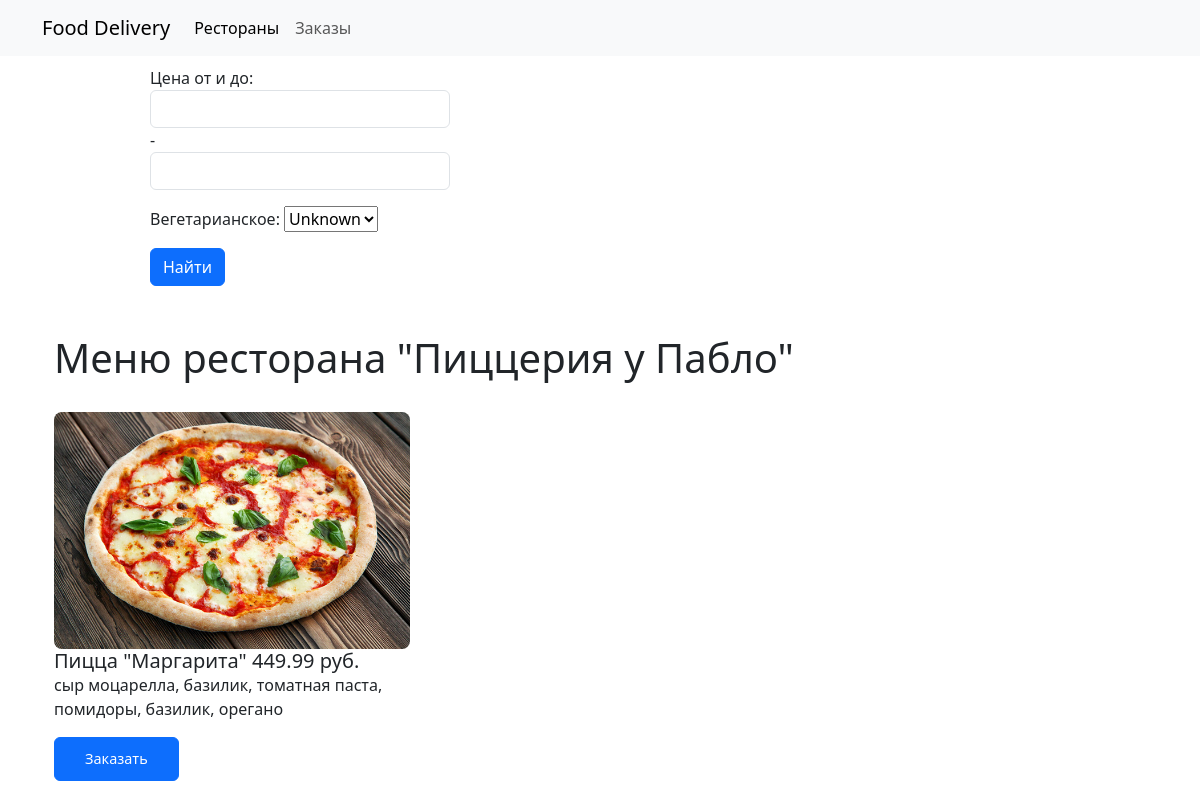
Page /delivery/rests/menu_3 on the earlier database version.
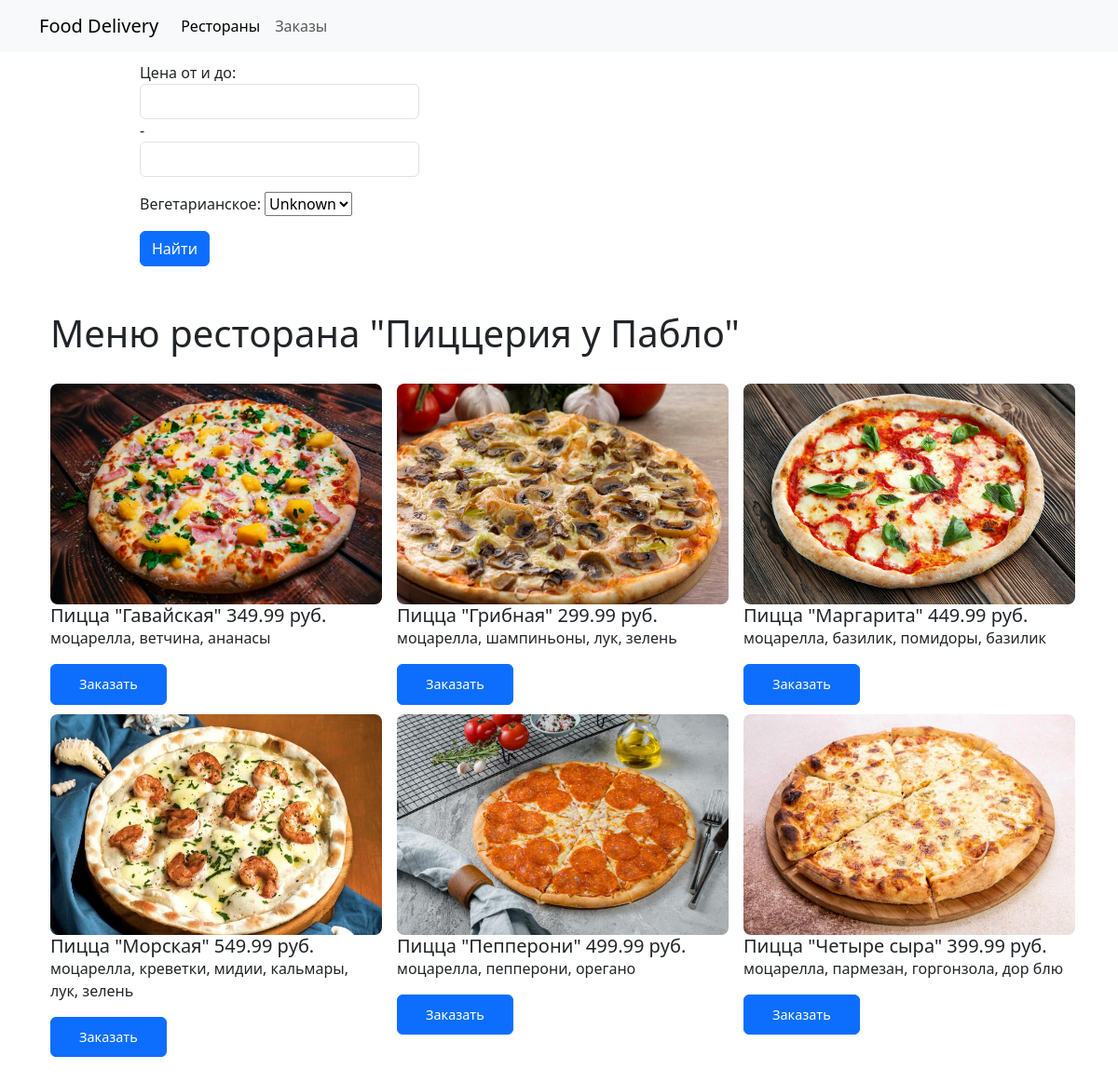
Same page on the later database version.
### food_delivery/models.py (models this page shows, shortened)
class Restaurant(models.Model):
    id_rest = models.AutoField(auto_created=True, primary_key=True, verbose_name='id ресторана')
    name = models.CharField(max_length=80,verbose_name='название ресторана')
    address = models.CharField(max_length=100,verbose_name='адрес ресторана')
    photo_rest = models.ImageField(null = True, blank = True, upload_to=rest_photo_directory_path, verbose_name='фото ресторана')
    id_warehouse = models.OneToOneField(
        Warehouse,
        verbose_name='склад',
        related_name='restaurant',
        null=True,
        blank=True,
        on_delete=models.SET_NULL
    )
    class Meta:
        verbose_name = 'Ресторан'
        verbose_name_plural = 'Рестораны'
        ordering = ['name']

class Menu(models.Model):
    id_dish = models.AutoField(auto_created = True, primary_key = True,verbose_name = 'id блюда')
    name = models.CharField(max_length=90,verbose_name='название блюда')
    category = models.CharField(max_length=40,verbose_name='категория', choices=category_dishes)
    composition  = models.TextField(verbose_name='состав блюда')
    price = models.DecimalField(max_digits=7,decimal_places=2,verbose_name='цена блюда',null=True)
    preview = models.ImageField(null = True, blank = True,upload_to=menu_preview_directory_path,verbose_name='фото блюда')
    id_rest = models.ForeignKey(
        Restaurant,
        verbose_name='ресторан',
        related_name='menu',
        null=True,
        blank=True,
        on_delete=models.SET_NULL
    )
    class Meta:
        verbose_name = 'Меню'
        verbose_name_plural = 'Меню'
        ordering = ['name']

### food_delivery/views.py (the view)
# urls.py: path('rests/menu_<int:pk>',RestaurantMenu.as_view(), name = 'rest_menu'),
class RestaurantMenu(DetailView):
    template_name = 'food_delivery/menu_list.html'
    model = Restaurant
    context_object_name = 'rest'
    def get_context_data(self, **kwargs):
        context_data = super(RestaurantMenu, self).get_context_data()
        rest_pk = self.kwargs.get('pk', None)
        f = MenuFilter(self.request.GET, queryset=food_delivery.models.Menu.objects.filter(id_rest=rest_pk))
        context_data['filter'] = f
        return context_data

### food_delivery/templates/food_delivery/menu_list.html (shortened to what this page needs)
{% extends 'base.html' %}
{% block sidebar %}
<div class="col-md-3" style="margin-top: 10px; margin-left: 150px;">
    <div class="card-body">
        <form method="get">
            {{ filter.form.as_p }}
            <button class="btn btn-primary" type="submit">Найти</button>
        </form>
    </div>
</div>
{% endblock %}
{% block body %}
<div class="container nt-5 mb-5">
    <div class="container nt-5 mt-5">
        <h1 style="margin-bottom: 30px;">Меню ресторана "{{rest.name}}"</h1>
        <div class="row">
            {% for dish in filter.qs %}
                <div class="col-md-4 nt-4" style="margin-bottom: 10px">
                    <div class="card-img-container">
                        {% if dish.preview %}
                            <img src="{{dish.preview.url}}" class="rounded-3" width="356px" height="237px"/>
                        {% endif %}
                    </div>
                    <div class="card-body " >
                        <h5 class="card-title">{{dish.name}}        {{dish.price}} руб.</h5>
                        <p class="card-text">{{dish.composition}}</p>
                        <form action="{% url 'food_delivery:create_order' rest.pk %}">
                            <button class="btn btn-primary" style="padding: 10px 30px; font-size: 0.9rem;"
                            >Заказать</button>
                        </form>
                    </div>
                </div>
            {% endfor %}
        </div>
    </div>
</div>
{% endblock %}

### food_delivery/templates/base.html (shortened to what this page needs)
<!DOCTYPE html>
<html lang="en">
<head>
    {% load bootstrap5 %}
    {% bootstrap_css %}
</head>
<body>
    <nav class="navbar navbar-expand-lg navbar-light bg-light">
        <div class="container">
            <a class="navbar-brand" href="{% url 'food_delivery:rests' %}">Food Delivery</a>
            <div class="collapse navbar-collapse" id="navbarNav">
                <ul class="navbar-nav">
                    <li class="nav-item">
                        <a class="nav-link active" aria-current="page" href="{% url 'food_delivery:rests' %}">Рестораны</a>
                    </li>
                    <li class="nav-item">
                        <a class="nav-link" href="{% url 'food_delivery:orders_list' %}">Заказы</a>
                    </li>
                </ul>
            </div>
        </div>
    </nav>
    {% block sidebar %} {% endblock %}
    {% block body %} {% endblock %}
</body>
</html>

### food_delivery/templates/base.html (style rules this page uses)
body { margin: 0; padding: 0; }

Differences in the rows shown:
added Menu: preview (picture), name "Пицца \"Гавайская\"", price "349.99", composition "моцарелла, ветчина, ананасы"
added Menu: preview (picture), name "Пицца \"Грибная\"", price "299.99", composition "моцарелла, шампиньоны, лук, зелень"
changed Menu "Пицца \"Маргарита\"": composition "сыр моцарелла, базилик, томатная паста, помидоры, базилик, орегано" → "моцарелла, базилик, помидоры, базилик"
added Menu: preview (picture), name "Пицца \"Морская\"", price "549.99", composition "моцарелла, креветки, мидии, кальмары, лук, зелень"
added Menu: preview (picture), name "Пицца \"Пепперони\"", price "499.99", composition "моцарелла, пепперони, орегано"
added Menu: preview (picture), name "Пицца \"Четыре сыра\"", price "399.99", composition "моцарелла, пармезан, горгонзола, дор блю"
